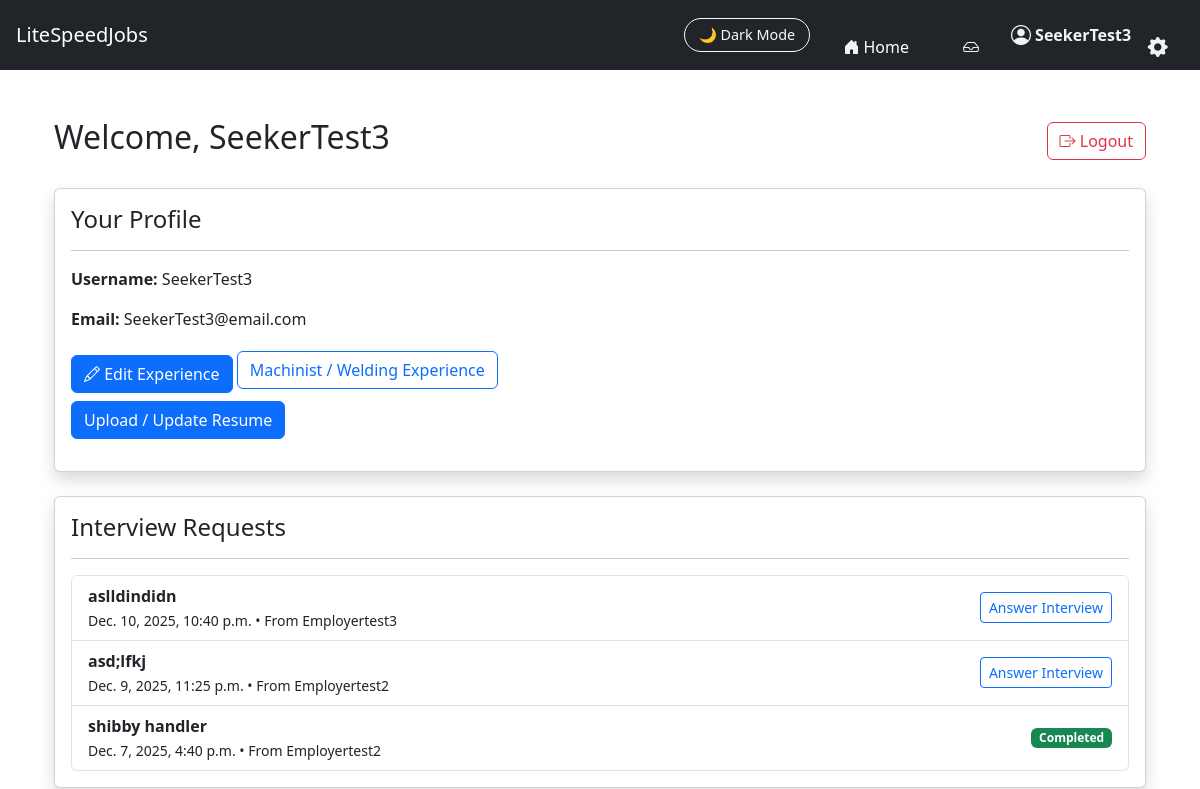
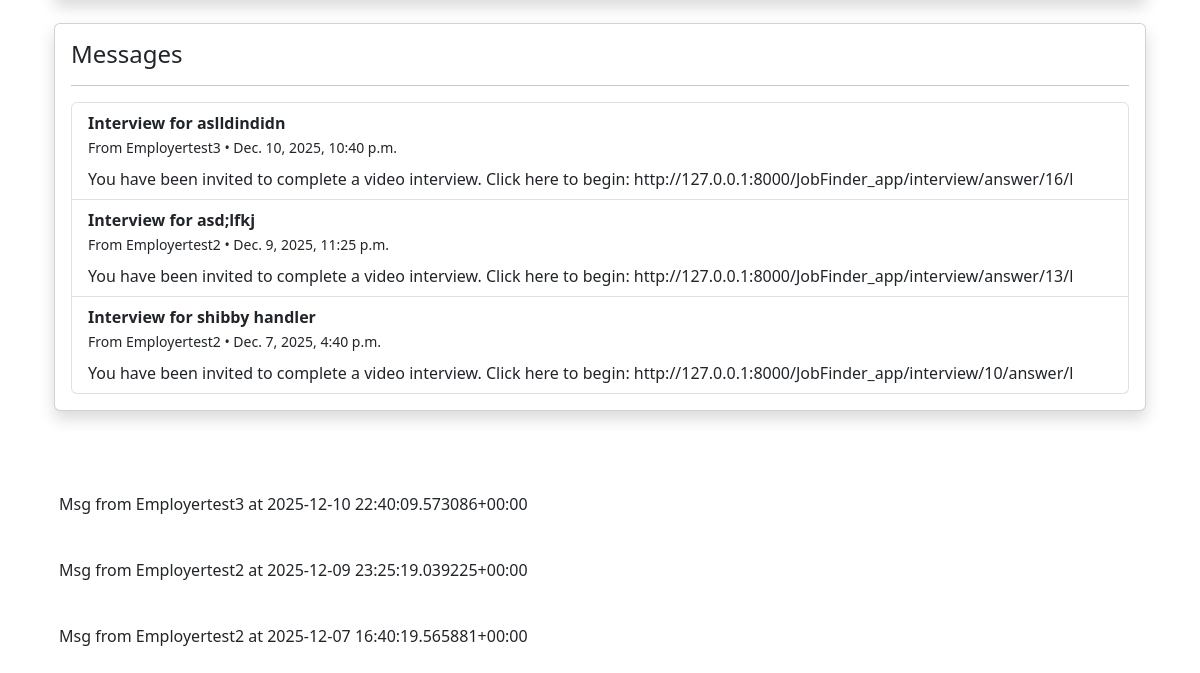
/JobFinder_app/seeker_dashboard/ (signed in), run on an earlier commit of the app's database (2 pictures, top to bottom).
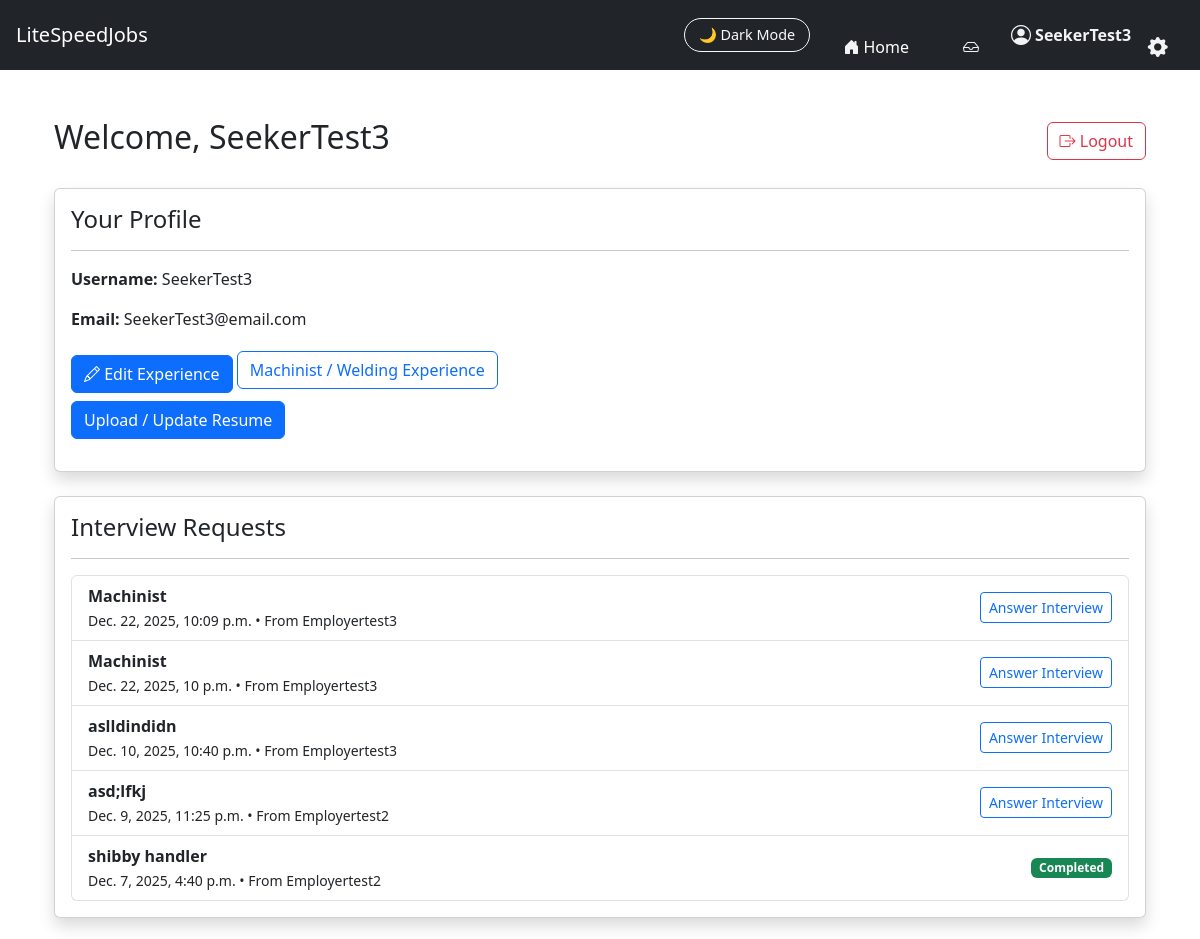
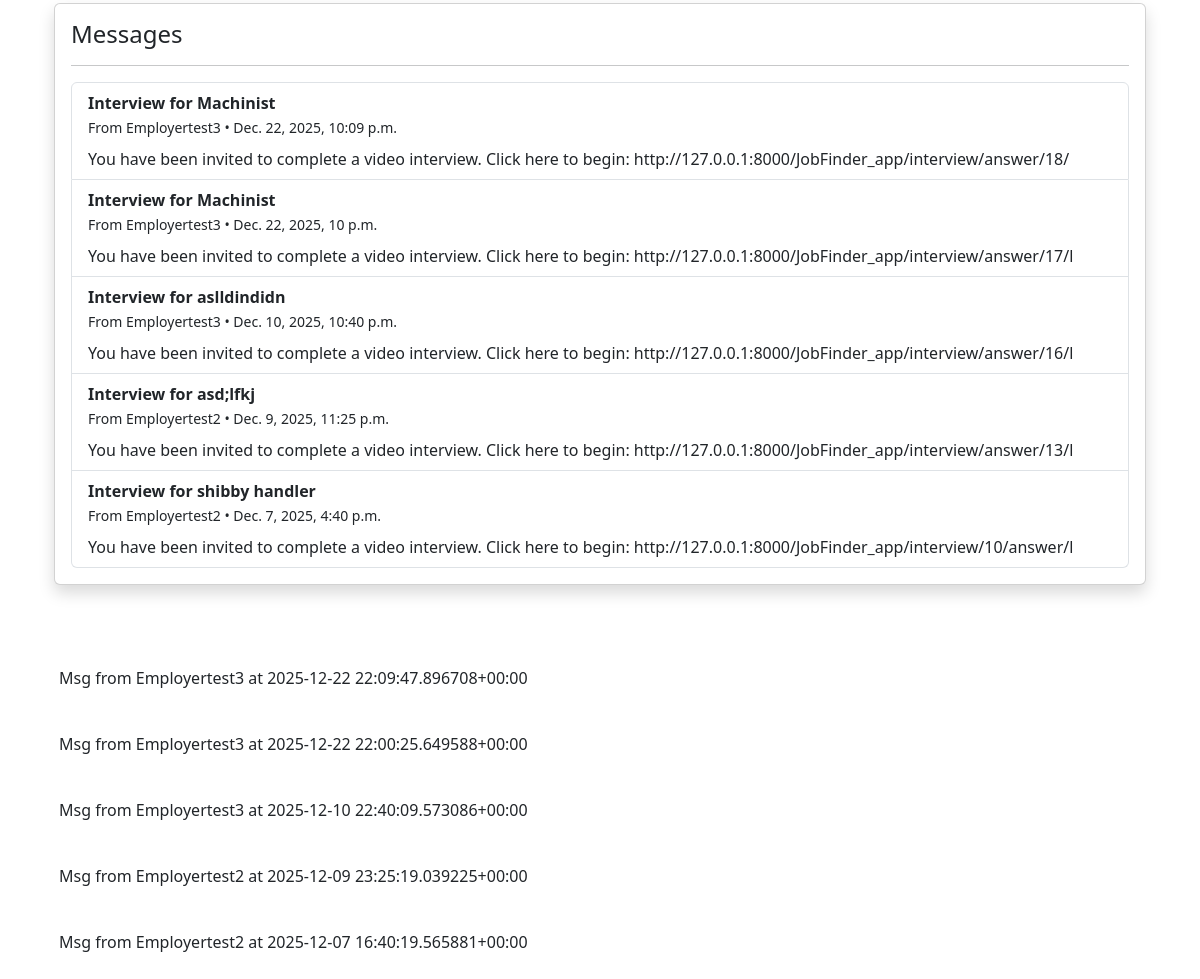
And on a later commit of the database (2 pictures, top to bottom).
### JobFinder_app/models.py (models this page shows, shortened)
class InterviewAssignment(models.Model):
    job = models.ForeignKey(Job, on_delete=models.CASCADE)
    employer = models.ForeignKey(
        User, on_delete=models.CASCADE, related_name="interview_assignments_sent"
    )
    seeker = models.ForeignKey(
        User, on_delete=models.CASCADE, related_name="interview_assignments_received"
    )
    questions = models.TextField()
    assigned_at = models.DateTimeField(auto_now_add=True)
    completed = models.BooleanField(default=False)
    employer_marked_hire = models.BooleanField(default=False)
    superuser_notified = models.BooleanField(default=False)
    require_video = models.BooleanField(default=False)

class Job(models.Model):
    SOFTWARE = "software"
    MACHINIST = "machinist"
    JOB_TYPE_CHOICES = [
        (SOFTWARE, "Software Engineering"),
        (MACHINIST, "Machinist / Fabrication"),
    ]
    user = models.ForeignKey(User, on_delete=models.CASCADE)  # Employer account
    title = models.CharField(max_length=255)
    location = models.CharField(max_length=255, blank=True)
    description = models.TextField(blank=True, default="No description provided.")
    require_video_interview = models.BooleanField(
       default=False,
       help_text="Require candidates to submit video responses to interview questions"
    )
    interview_questions = models.TextField(
        blank=True,
        help_text="Enter one question per line."
    )
    job_type = models.CharField(
        max_length=20,
        choices=JOB_TYPE_CHOICES,
        default=SOFTWARE
    )
    created_at = models.DateTimeField(auto_now_add=True)

class Message(models.Model):
    sender = models.ForeignKey(
        User, on_delete=models.CASCADE, related_name="sent_messages"
    )
    receiver = models.ForeignKey(
        User, on_delete=models.CASCADE, related_name="received_messages"
    )
    conversation = models.ForeignKey("Conversation", on_delete=models.CASCADE, related_name="messages", null=True, blank=True)
    subject = models.CharField(max_length=255)
    body = models.TextField(blank=True, default="The body was not filled in.")
    attachement = models.FileField(upload_to="messages_attachments/", null=True, blank=True)
    job = models.ForeignKey(Job, on_delete=models.CASCADE, null=True, blank=True)
    created_at = models.DateTimeField(auto_now_add=True)
    is_read = models.BooleanField(default=False)
    def __str__(self):
        return f"Msg from {self.sender} at {self.created_at}"

### JobFinder_app/views.py (the view)
# urls.py: path("seeker_dashboard/", views.seeker_dashboard, name="seeker_dashboard"),
def seeker_dashboard(request):
    assignments = InterviewAssignment.objects.filter(seeker=request.user).order_by("-assigned_at")
    messages = Message.objects.filter(receiver=request.user).order_by("-created_at")
    return render(request, "JobFinder_app/seeker_dashboard.html", {
        "assignments": assignments,
        "messages": messages,
    })

### JobFinder_app/templates/JobFinder_app/seeker_dashboard.html (shortened to what this page needs)
{% extends "JobFinder_app/base.html" %}
{% block content %}
<div class="container mt-4">
    <div class="d-flex justify-content-between align-items-center mb-4">
        <h2>Welcome, {{ request.user.username }}</h2>
        <a href="{% url 'logout' %}" class="btn btn-outline-danger">
            <i class="bi bi-box-arrow-right"></i> Logout
        </a>
    </div>
    <div class="card shadow mb-4">
        <div class="card-body">
            <h4>Your Profile</h4>
            <hr>
            <p><strong>Username:</strong> {{ request.user.username }}</p>
            <p><strong>Email:</strong> {{ request.user.email }}</p>
            <a href="{% url 'seeker_form1' %}" class="btn btn-primary mt-2">
                <i class="bi bi-pencil"></i> Edit Experience
            </a>
            <a href="{% url 'machinist_experience' %}" class="btn btn-outline-primary">
                Machinist / Welding Experience
            </a>
            <p><a href="{% url 'upload_resume' %}" class="btn btn-primary mt-2">
                    Upload / Update Resume
                </a>
            </p>
        </div>
    </div>
    <div class="card shadow mb-4">
        <div class="card-body">
            <h4>Interview Requests</h4>
            <hr>
            {% if assignments %}
                <ul class="list-group">
                    {% for a in assignments %}
                        <li class="list-group-item d-flex justify-content-between align-items-center">
                            <div>
                                <strong>{{ a.job.title }}</strong><br>
                                <small class="dark-muted">
                                    {{ a.assigned_at }} • From {{ a.employer.username }}
                                </small>
                            </div>
                            {% if a.completed %}
                                <span class="badge bg-success">Completed</span>
                            {% else %}
                                <a href="{% url 'answer_interview' a.id %}"
                                   class="btn btn-sm btn-outline-primary">
                                    Answer Interview
                                </a>
                            {% endif %}
                        </li>
                    {% endfor %}
                </ul>
            {% else %}
                <p class="text-muted">No interview assignments yet.</p>
            {% endif %}
        </div>
    </div>
    <div class="card shadow mb-4">
        <div class="card-body">
            <h4>Messages</h4>
            <hr>
            {% if messages %}
                <ul class="list-group">
                    {% for m in messages %}
                        <li class="list-group-item">
                            <strong>{{ m.subject }}</strong><br>
                            <small class="dark-muted">From {{ m.sender.username }} • {{ m.created_at }}</small>
                            {% if m.body %}
                                <p class="mt-2 mb-0">{{ m.body }}</p>
                            {% endif %}
                        </li>
                    {% endfor %}
                </ul>
            {% else %}
                <p class="text-muted">Your inbox is empty.</p>
            {% endif %}
        </div>
    </div>
</div>
{% endblock %}

### JobFinder_app/templates/JobFinder_app/base.html (shortened to what this page needs)
<!DOCTYPE html>
<html lang="en" data-theme="light">
<head>
    <link href="https://cdn.jsdelivr.net/npm/bootstrap@5.3.2/dist/css/bootstrap.min.css" rel="stylesheet">
    <link href="https://cdn.jsdelivr.net/npm/bootstrap-icons@1.11.1/font/bootstrap-icons.css" rel="stylesheet">
</head>
<body>
{% load message_tags %}
<nav class="navbar navbar-expand-lg navbar-dark bg-dark px-3">
    <a class="navbar-brand" href="/">LiteSpeedJobs</a>
    <div class="ms-auto d-flex align-items-center">
        <button id="darkModeToggle" class="btn btn-outline-light ms-3">
            🌙 Dark Mode
        </button>&nbsp;&nbsp;&nbsp;&nbsp;&nbsp;&nbsp;&nbsp;&nbsp;
        <li class="nav-item">
            <a class="nav-link d-flex align-items-center home-link"
            href="{% url 'landing' %}">
                <i class="bi bi-house-door-fill me-1 nav-icon"></i>
                <span class="d-none d-md-inline">Home</span>&nbsp;&nbsp;&nbsp;&nbsp;&nbsp;
            </a>
        </li>
        {% if user.is_authenticated %}&nbsp;&nbsp;&nbsp;&nbsp;&nbsp;&nbsp;&nbsp;&nbsp;
        <li class="nav-item position-relative">
            <a href="{% url 'inbox_pro' %}" class="nav-link">
                <i class="bi bi-inbox"></i>
            </a>
        </li>
        {% else %}
        <li class="nav-item">
            <a href="{% url 'login' %}" class="nav-link">
                <i class="bi bi-inbox"></i>
            </a>
        </li>
        {% endif %}&nbsp;&nbsp;&nbsp;&nbsp;&nbsp;&nbsp;
        {% if request.user.is_authenticated %}
            <a href="{% url 'role_redirect' %}"
                class="nav-link d-flex align-items-center gap-1 user-link">
                <i class="bi bi-person-circle nav-icon fs-5"></i>
             <span class="d-none d-md-inline">
                 <strong>{{ request.user.username }}</strong>&nbsp;&nbsp;&nbsp;&nbsp;
            </span>
        {% endif %}
        <li class="nav-item dropdown">
            <a class="nav-link dropdown-toggle p-0"
            href="#"
            id="settingsDropdown"
            role="button"
            data-bs-toggle="dropdown"
            aria-expanded="false"
            data-bs-placement="bottom"
            title="Account settings">
                <i class="bi bi-gear-fill fs-5 text-white"></i>
            </a>
        </li>
    </div>
</nav>
<div class="container py-4">
    {% block content %}{% endblock %}
</div>
{% if messages %}
<div class="container mt-3">
    {% for message in messages %}
        <div class="alert alert-{{ message.tags }} mb-2">
            {{ message }}
        </div>
    {% endfor %}
</div>
{% endif %}
</body>
</html>

### JobFinder_app/templates/JobFinder_app/base.html (style rules this page uses)
:root { --ls-bg: #ffffff; --ls-bg-card: #f7f9fc; --ls-text: #141414; --ls-text-muted: #555; --ls-border: #e4e7ec; --ls-icon-color: #f1f3f5; --ls-primary: #4dabf7; --ls-dark-bg: #0e1116; --ls-dark-bg-card: #1a1d24; --ls-dark-border: #2b2e36; --ls-dark-text: #f1f3f7; --ls-dark-muted: #b7bcc7; }
body { transition: background 0.3s ease, color 0.3s ease; }
.navbar { transition: background 0.3s ease; }
.card { transition: background 0.3s ease, border 0.3s ease; }
.btn { transition: background 0.25s ease, color 0.25s ease, border 0.25s ease; }
.navbar .nav-link i, .navbar .inbox-icon { color: var(--ls-icon-color) !important; transition: color 0.2s ease; }
.user-link .nav-icon, .user-link span { color: var(--ls-icon-color); transition: color 0.2s ease; font-weight: 500; }
.home-link, .home-link i { color: #ffffff !important; }
.bi-gear-fill { transition: transform 0.3s ease; }
#darkModeToggle { font-size: 0.9rem; border-radius: 25px; padding: 5px 14px; cursor: pointer; }

What changed in the data, as far as the page shows it:
added InterviewAssignment: job "Machinist", assigned_at "Dec. 22, 2025, 10:09 p.m.", employer.username "Employertest3", completed "Answer Interview"
added InterviewAssignment: job "Machinist", assigned_at "Dec. 22, 2025, 10 p.m.", employer.username "Employertest3", completed "Answer Interview"
added Message: subject "Interview for Machinist", sender.username "Employertest3", created_at "Dec. 22, 2025, 10:09 p.m.", body "You have been invited to complete a video interview. Click here to begin: http://127.0.0.1:8000/JobFinder_app/interview/answer/18/", sender+created_at "Msg from Employertest3 at 2025-12-22 22:09:47.896708+00:00"
added Message: subject "Interview for Machinist", sender.username "Employertest3", created_at "Dec. 22, 2025, 10 p.m.", body "You have been invited to complete a video interview. Click here to begin: http://127.0.0.1:8000/JobFinder_app/interview/answer/17/l", sender+created_at "Msg from Employertest3 at 2025-12-22 22:00:25.649588+00:00"
